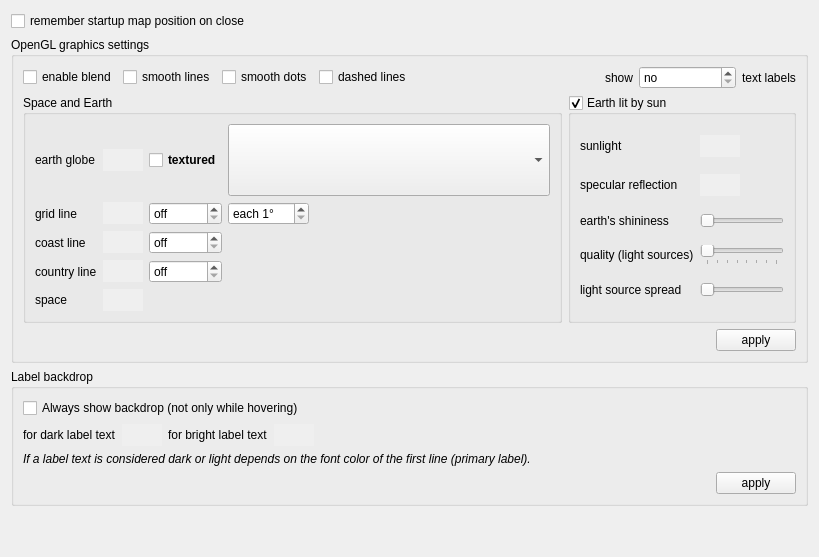
     <widget class="QWidget" name="tabDisplay">
      <attribute name="title">
       <string>Display</string>
      </attribute>
      <layout class="QVBoxLayout" name="verticalLayout_12">
       <item>
        <widget class="QCheckBox" name="cbRememberMapPositionOnClose">
         <property name="text">
          <string>remember startup map position on close</string>
         </property>
        </widget>
       </item>
       <item>
        <widget class="QGroupBox" name="groupOpenGL">
         <property name="title">
          <string>OpenGL graphics settings</string>
         </property>
         <layout class="QVBoxLayout" name="verticalLayout_13">
          <item>
           <layout class="QGridLayout" name="gridLayout_9">
            <item row="0" column="6">
             <widget class="QLabel" name="label_29">
              <property name="text">
               <string>show</string>
              </property>
             </widget>
            </item>
            <item row="0" column="7">
             <widget class="QSpinBox" name="sbMaxTextLabels">
              <property name="toolTip">
               <string>&lt;html&gt;&lt;head/&gt;&lt;body&gt;&lt;p&gt;This refers to actually drawn labels. It is recommended to limit the amount of labels shown. QuteScoop tries to render more important labels (airports, CTR sectors, ...) first. It is part of the UI philosophy that &amp;quot;less relevant&amp;quot; labels are shown when you zoom in.&lt;/p&gt;&lt;/body&gt;&lt;/html&gt;</string>
              </property>
              <property name="specialValueText">
               <string>no</string>
              </property>
              <property name="accelerated">
               <bool>true</bool>
              </property>
              <property name="prefix">
               <string>max. </string>
              </property>
              <property name="maximum">
               <number>999999</number>
              </property>
              <property name="singleStep">
               <number>10</number>
              </property>
             </widget>
            </item>
            <item row="0" column="1">
             <widget class="QCheckBox" name="cbLineSmoothing">
              <property name="toolTip">
               <string>Smooth / rounded / anti-aliased lines. 
Depends completely on your graphics hardware plus device driver.</string>
              </property>
              <property name="text">
               <string>smooth lines</string>
              </property>
             </widget>
            </item>
            <item row="0" column="8">
             <widget class="QLabel" name="label_32">
              <property name="text">
               <string>text labels</string>
              </property>
             </widget>
            </item>
            <item row="0" column="4">
             <spacer name="horizontalSpacer_11">
              <property name="orientation">
               <enum>Qt::Horizontal</enum>
              </property>
              <property name="sizeHint" stdset="0">
               <size>
                <width>40</width>
                <height>20</height>
               </size>
              </property>
             </spacer>
            </item>
            <item row="0" column="2">
             <widget class="QCheckBox" name="cbDotSmoothing">
              <property name="toolTip">
               <string>Smooth / round / anti-aliased dots. 
Depends completely on your graphics hardware plus device driver.</string>
              </property>
              <property name="text">
               <string>smooth dots</string>
              </property>
             </widget>
            </item>
            <item row="0" column="0">
             <widget class="QCheckBox" name="cbBlend">
              <property name="toolTip">
               <string>In some rare circumstances, it may be needed to disable Blending. It is a pity because it won't look nice without.
Please give us feedback if you encounter such situations - we are researching that.</string>
              </property>
              <property name="text">
               <string>enable blend</string>
              </property>
             </widget>
            </item>
            <item row="0" column="3">
             <widget class="QCheckBox" name="glStippleLines">
              <property name="toolTip">
               <string>To deactivate dashed lines can increase performance. I don't know why this is so intensive, but a performance increase x3 is confirmed on an Intel-onboard chip.</string>
              </property>
              <property name="text">
               <string>dashed lines</string>
              </property>
             </widget>
            </item>
           </layout>
          </item>
          <item>
           <layout class="QHBoxLayout" name="horizontalLayout_8" stretch="2,1">
            <item>
             <widget class="QGroupBox" name="groupBoxEarthSpace">
              <property name="title">
               <string>Space and Earth</string>
              </property>
              <layout class="QGridLayout" name="_8">
               <item row="4" column="0">
                <widget class="QLabel" name="label_12">
                 <property name="text">
                  <string>country line</string>
                 </property>
                 <property name="buddy">
                  <cstring>pbCountryLineColor</cstring>
                 </property>
                </widget>
               </item>
               <item row="1" column="1">
                <widget class="QPushButton" name="pbGlobeColor">
                 <property name="toolTip">
                  <string>The Earth's standard color. This will also affect the texture, if chosen.</string>
                 </property>
                 <property name="autoFillBackground">
                  <bool>true</bool>
                 </property>
                 <property name="flat">
                  <bool>true</bool>
                 </property>
                </widget>
               </item>
               <item row="2" column="4">
                <widget class="QSpinBox" name="sbEarthGridEach">
                 <property name="toolTip">
                  <string>Draw a grid line on the globe each &lt;this value&gt;.</string>
                 </property>
                 <property name="accelerated">
                  <bool>true</bool>
                 </property>
                 <property name="suffix">
                  <string>°</string>
                 </property>
                 <property name="prefix">
                  <string>each </string>
                 </property>
                 <property name="minimum">
                  <number>1</number>
                 </property>
                 <property name="maximum">
                  <number>360</number>
                 </property>
                </widget>
               </item>
               <item row="3" column="1">
                <widget class="QPushButton" name="pbCoastLineColor">
                 <property name="autoFillBackground">
                  <bool>true</bool>
                 </property>
                 <property name="flat">
                  <bool>true</bool>
                 </property>
                </widget>
               </item>
               <item row="1" column="0">
                <widget class="QLabel" name="label_7">
                 <property name="text">
                  <string>earth globe</string>
                 </property>
                 <property name="buddy">
                  <cstring>pbGlobeColor</cstring>
                 </property>
                </widget>
               </item>
               <item row="4" column="3">
                <widget class="QDoubleSpinBox" name="sbCountryLineStrength">
                 <property name="toolTip">
                  <string>set to 0 to deactivate.</string>
                 </property>
                 <property name="specialValueText">
                  <string>off</string>
                 </property>
                 <property name="suffix">
                  <string> px</string>
                 </property>
                 <property name="decimals">
                  <number>1</number>
                 </property>
                 <property name="minimum">
                  <double>0.000000000000000</double>
                 </property>
                 <property name="maximum">
                  <double>10.000000000000000</double>
                 </property>
                 <property name="singleStep">
                  <double>0.100000000000000</double>
                 </property>
                 <property name="value">
                  <double>0.000000000000000</double>
                 </property>
                </widget>
               </item>
               <item row="1" column="3">
                <widget class="QCheckBox" name="glTextures">
                 <property name="font">
                  <font>
                   <bold>true</bold>
                  </font>
                 </property>
                 <property name="toolTip">
                  <string>Overlay a picture over the whole Earth.
The texture is affected by the colour chosen for the Globe.</string>
                 </property>
                 <property name="text">
                  <string>textured</string>
                 </property>
                </widget>
               </item>
               <item row="4" column="1">
                <widget class="QPushButton" name="pbCountryLineColor">
                 <property name="autoFillBackground">
                  <bool>true</bool>
                 </property>
                 <property name="flat">
                  <bool>true</bool>
                 </property>
                </widget>
               </item>
               <item row="5" column="1">
                <widget class="QPushButton" name="pbBackgroundColor">
                 <property name="toolTip">
                  <string>The background (space) color.</string>
                 </property>
                 <property name="autoFillBackground">
                  <bool>true</bool>
                 </property>
                 <property name="flat">
                  <bool>true</bool>
                 </property>
                </widget>
               </item>
               <item row="5" column="0">
                <widget class="QLabel" name="label_6">
                 <property name="text">
                  <string>space</string>
                 </property>
                 <property name="buddy">
                  <cstring>pbBackgroundColor</cstring>
                 </property>
                </widget>
               </item>
               <item row="2" column="0">
                <widget class="QLabel" name="label_8">
                 <property name="text">
                  <string>grid line</string>
                 </property>
                 <property name="buddy">
                  <cstring>pbGridLineColor</cstring>
                 </property>
                </widget>
               </item>
               <item row="3" column="3">
                <widget class="QDoubleSpinBox" name="sbCoastLineStrength">
                 <property name="toolTip">
                  <string>set to 0 to deactivate.</string>
                 </property>
                 <property name="specialValueText">
                  <string>off</string>
                 </property>
                 <property name="suffix">
                  <string> px</string>
                 </property>
                 <property name="decimals">
                  <number>1</number>
                 </property>
                 <property name="minimum">
                  <double>0.000000000000000</double>
                 </property>
                 <property name="maximum">
                  <double>10.000000000000000</double>
                 </property>
                 <property name="singleStep">
                  <double>0.100000000000000</double>
                 </property>
                 <property name="value">
                  <double>0.000000000000000</double>
                 </property>
                </widget>
               </item>
               <item row="3" column="0">
                <widget class="QLabel" name="label_10">
                 <property name="text">
                  <string>coast line</string>
                 </property>
                 <property name="buddy">
                  <cstring>pbCoastLineColor</cstring>
                 </property>
                </widget>
               </item>
               <item row="2" column="1">
                <widget class="QPushButton" name="pbGridLineColor">
                 <property name="autoFillBackground">
                  <bool>true</bool>
                 </property>
                 <property name="flat">
                  <bool>true</bool>
                 </property>
                </widget>
               </item>
               <item row="2" column="3">
                <widget class="QDoubleSpinBox" name="sbGridLineStrength">
                 <property name="toolTip">
                  <string>set to 0 to deactivate.</string>
                 </property>
                 <property name="specialValueText">
                  <string>off</string>
                 </property>
                 <property name="suffix">
                  <string> px</string>
                 </property>
                 <property name="decimals">
                  <number>1</number>
                 </property>
                 <property name="minimum">
                  <double>0.000000000000000</double>
                 </property>
                 <property name="maximum">
                  <double>10.000000000000000</double>
                 </property>
                 <property name="singleStep">
                  <double>0.100000000000000</double>
                 </property>
                 <property name="value">
                  <double>0.000000000000000</double>
                 </property>
                </widget>
               </item>
               <item row="2" column="5">
                <spacer name="horizontalSpacer_25">
                 <property name="orientation">
                  <enum>Qt::Horizontal</enum>
                 </property>
                 <property name="sizeHint" stdset="0">
                  <size>
                   <width>40</width>
                   <height>20</height>
                  </size>
                 </property>
                </spacer>
               </item>
               <item row="1" column="4" colspan="2">
                <widget class="QComboBox" name="glTextureEarth">
                 <property name="toolTip">
                  <string>GETS DYNAMICALLY OVERWRITTEN</string>
                 </property>
                 <property name="sizeAdjustPolicy">
                  <enum>QComboBox::AdjustToMinimumContentsLengthWithIcon</enum>
                 </property>
                 <property name="minimumContentsLength">
                  <number>20</number>
                 </property>
                 <property name="iconSize">
                  <size>
                   <width>128</width>
                   <height>64</height>
                  </size>
                 </property>
                </widget>
               </item>
              </layout>
             </widget>
            </item>
            <item>
             <widget class="QGroupBox" name="cbLighting">
              <property name="toolTip">
               <string>This enables OpenGL lighting. The sunrays will hit the Earth from the specified sources with the specified colour. You can adjust the effect by choosing a darker light colour.</string>
              </property>
              <property name="title">
               <string>Earth lit by sun</string>
              </property>
              <property name="checkable">
               <bool>true</bool>
              </property>
              <layout class="QGridLayout" name="_7">
               <item row="0" column="0">
                <widget class="QLabel" name="label_13">
                 <property name="text">
                  <string>sunlight</string>
                 </property>
                 <property name="buddy">
                  <cstring>pbSunLightColor</cstring>
                 </property>
                </widget>
               </item>
               <item row="0" column="1">
                <widget class="QPushButton" name="pbSunLightColor">
                 <property name="sizePolicy">
                  <sizepolicy hsizetype="Maximum" vsizetype="Fixed">
                   <horstretch>0</horstretch>
                   <verstretch>0</verstretch>
                  </sizepolicy>
                 </property>
                 <property name="toolTip">
                  <string>The sun hits the earth with this color. The darker the color, the less effect.</string>
                 </property>
                 <property name="autoFillBackground">
                  <bool>true</bool>
                 </property>
                 <property name="flat">
                  <bool>true</bool>
                 </property>
                </widget>
               </item>
               <item row="3" column="1">
                <widget class="QSlider" name="glLights">
                 <property name="toolTip">
                  <string>To get a bigger dusk/dawn field, we use more light sources, all a bit distributed. With each tick you are adding one light source.</string>
                 </property>
                 <property name="minimum">
                  <number>1</number>
                 </property>
                 <property name="maximum">
                  <number>8</number>
                 </property>
                 <property name="pageStep">
                  <number>3</number>
                 </property>
                 <property name="orientation">
                  <enum>Qt::Horizontal</enum>
                 </property>
                 <property name="tickPosition">
                  <enum>QSlider::TicksBelow</enum>
                 </property>
                 <property name="tickInterval">
                  <number>1</number>
                 </property>
                </widget>
               </item>
               <item row="3" column="0">
                <widget class="QLabel" name="label_24">
                 <property name="text">
                  <string>quality (light sources)</string>
                 </property>
                </widget>
               </item>
               <item row="4" column="1">
                <widget class="QSlider" name="glLightsSpread">
                 <property name="toolTip">
                  <string>We are distributing the light sources to get the wanted effect. On maximum, the sources are 90° apart, on minimum 1°. This affects the smoothness of dusk/dawn areas.</string>
                 </property>
                 <property name="minimum">
                  <number>1</number>
                 </property>
                 <property name="maximum">
                  <number>90</number>
                 </property>
                 <property name="orientation">
                  <enum>Qt::Horizontal</enum>
                 </property>
                </widget>
               </item>
               <item row="4" column="0">
                <widget class="QLabel" name="label_26">
                 <property name="text">
                  <string>light source spread</string>
                 </property>
                </widget>
               </item>
               <item row="1" column="0">
                <widget class="QLabel" name="label_22">
                 <property name="text">
                  <string>specular reflection</string>
                 </property>
                 <property name="buddy">
                  <cstring>pbSpecularLightColor</cstring>
                 </property>
                </widget>
               </item>
               <item row="1" column="1">
                <widget class="QPushButton" name="pbSpecularLightColor">
                 <property name="sizePolicy">
                  <sizepolicy hsizetype="Maximum" vsizetype="Fixed">
                   <horstretch>0</horstretch>
                   <verstretch>0</verstretch>
                  </sizepolicy>
                 </property>
                 <property name="toolTip">
                  <string>You might want this (fairly unrealistic) reflection of the sun on the earth surface. Set this to black to disable this effect, the specular.</string>
                 </property>
                 <property name="autoFillBackground">
                  <bool>true</bool>
                 </property>
                 <property name="flat">
                  <bool>true</bool>
                 </property>
                </widget>
               </item>
               <item row="2" column="0">
                <widget class="QLabel" name="label_20">
                 <property name="text">
                  <string>earth's shininess</string>
                 </property>
                </widget>
               </item>
               <item row="2" column="1">
                <widget class="QSlider" name="glEarthShininess">
                 <property name="toolTip">
                  <string>The higher the value, the more &quot;hard&quot; the earth looks, like polished metal. This affects specular reflection.</string>
                 </property>
                 <property name="maximum">
                  <number>128</number>
                 </property>
                 <property name="orientation">
                  <enum>Qt::Horizontal</enum>
                 </property>
                </widget>
               </item>
              </layout>
             </widget>
            </item>
           </layout>
          </item>
          <item>
           <layout class="QHBoxLayout" name="horizontalLayout_5">
            <item>
             <spacer name="horizontalSpacer_33">
              <property name="orientation">
               <enum>Qt::Horizontal</enum>
              </property>
              <property name="sizeHint" stdset="0">
               <size>
                <width>40</width>
                <height>20</height>
               </size>
              </property>
             </spacer>
            </item>
            <item>
             <widget class="QPushButton" name="pbReinitOpenGl">
              <property name="toolTip">
               <string>re-initialize OpenGL engine to reflect the settings</string>
              </property>
              <property name="text">
               <string>apply</string>
              </property>
             </widget>
            </item>
           </layout>
          </item>
         </layout>
        </widget>
       </item>
       <item>
        <widget class="QGroupBox" name="groupBox_13">
         <property name="title">
          <string>Label backdrop</string>
         </property>
         <layout class="QGridLayout" name="gridLayout_22">
          <item row="3" column="0" colspan="5">
           <layout class="QHBoxLayout" name="horizontalLayout_16">
            <item>
             <spacer name="horizontalSpacer_34">
              <property name="orientation">
               <enum>Qt::Horizontal</enum>
              </property>
              <property name="sizeHint" stdset="0">
               <size>
                <width>40</width>
                <height>20</height>
               </size>
              </property>
             </spacer>
            </item>
            <item>
             <widget class="QPushButton" name="applyLabelHover">
              <property name="toolTip">
               <string>To see the effect, all pilots lists are re-calculated.</string>
              </property>
              <property name="text">
               <string>apply</string>
              </property>
             </widget>
            </item>
           </layout>
          </item>
          <item row="1" column="4">
           <spacer name="horizontalSpacer_8">
            <property name="orientation">
             <enum>Qt::Horizontal</enum>
            </property>
            <property name="sizeHint" stdset="0">
             <size>
              <width>40</width>
              <height>20</height>
             </size>
            </property>
           </spacer>
          </item>
          <item row="1" column="2">
           <widget class="QLabel" name="label_115">
            <property name="text">
             <string>for bright label text</string>
            </property>
           </widget>
          </item>
          <item row="1" column="0">
           <widget class="QLabel" name="label_114">
            <property name="text">
             <string>for dark label text</string>
            </property>
           </widget>
          </item>
          <item row="1" column="1">
           <widget class="QPushButton" name="pbLabelHoveredBgColor">
            <property name="toolTip">
             <string>set color-alpha to 0 to disable.</string>
            </property>
            <property name="autoFillBackground">
             <bool>true</bool>
            </property>
            <property name="flat">
             <bool>true</bool>
            </property>
           </widget>
          </item>
          <item row="1" column="3">
           <widget class="QPushButton" name="pbLabelHoveredBgDarkColor">
            <property name="toolTip">
             <string>set color-alpha to 0 to disable.</string>
            </property>
            <property name="autoFillBackground">
             <bool>true</bool>
            </property>
            <property name="flat">
             <bool>true</bool>
            </property>
           </widget>
          </item>
          <item row="2" column="0" colspan="5">
           <widget class="QLabel" name="label_152">
            <property name="font">
             <font>
              <italic>true</italic>
             </font>
            </property>
            <property name="text">
             <string>If a label text is considered dark or light depends on the font color of the first line (primary label).</string>
            </property>
           </widget>
          </item>
          <item row="0" column="0" colspan="5">
           <widget class="QCheckBox" name="cbLabelAlwaysBackdrop">
            <property name="toolTip">
             <string>This helps on color schemes with little contrast to the label colors.</string>
            </property>
            <property name="text">
             <string>Always show backdrop (not only while hovering)</string>
            </property>
           </widget>
          </item>
         </layout>
        </widget>
       </item>
       <item>
        <spacer>
         <property name="orientation">
          <enum>Qt::Vertical</enum>
         </property>
         <property name="sizeHint" stdset="0">
          <size>
           <width>20</width>
           <height>40</height>
          </size>
         </property>
        </spacer>
       </item>
      </layout>
     </widget>
